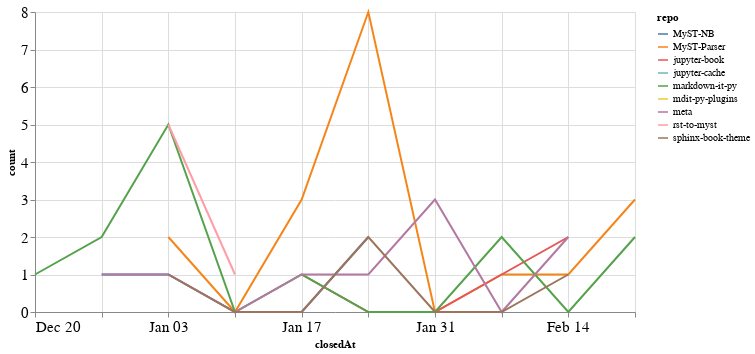

Notebook source saved alongside this figure:
### Code cell
closed_by_time = closed_by.groupby('repo').resample('W', on='closedAt').count()['author'].reset_index()
closed_by_time = closed_by_time.rename(columns={'author': 'count'})

alt.Chart(closed_by_time, width=600).mark_line().encode(
    x='closedAt',
    y='count',
    color='repo',
    tooltip="repo"
)

### Figure 1 — Vega-Lite specification as saved in the notebook (floating-point values rounded to 4 significant figures)
{"config": {"axisLeft": {"labelFontSize": 15}, "axisBottom": {"labelFontSize": 15}}, "data": {"name": "data-60e614cd9bb6b33826e82deb6056122b"}, "mark": "line", "encoding": {"color": {"type": "nominal", "field": "repo"}, "tooltip": {"type": "nominal", "field": "repo"}, "x": {"type": "temporal", "field": "closedAt"}, "y": {"type": "quantitative", "field": "count"}}, "width": 600, "$schema": "https://vega.github.io/schema/vega-lite/v4.8.1.json", "datasets": {"data-60e614cd9bb6b33826e82deb6056122b": [{"repo": "MyST-NB", "closedAt": "2020-12-27T00:00:00", "count": 1}, {"repo": "MyST-NB", "closedAt": "2021-01-03T00:00:00", "count": 1}, {"repo": "MyST-NB", "closedAt": "2021-01-10T00:00:00", "count": 0}, {"repo": "MyST-NB", "closedAt": "2021-01-17T00:00:00", "count": 0}, {"repo": "MyST-NB", "closedAt": "2021-01-24T00:00:00", "count": 2}, {"repo": "MyST-Parser", "closedAt": "2021-01-03T00:00:00", "count": 2}, {"repo": "MyST-Parser", "closedAt": "2021-01-10T00:00:00", "count": 0}, {"repo": "MyST-Parser", "closedAt": "2021-01-17T00:00:00", "count": 3}, {"repo": "MyST-Parser", "closedAt": "2021-01-24T00:00:00", "count": 8}, {"repo": "MyST-Parser", "closedAt": "2021-01-31T00:00:00", "count": 0}, {"repo": "MyST-Parser", "closedAt": "2021-02-07T00:00:00", "count": 1}, {"repo": "MyST-Parser", "closedAt": "2021-02-14T00:00:00", "count": 1}, {"repo": "MyST-Parser", "closedAt": "2021-02-21T00:00:00", "count": 3}, {"repo": "jupyter-book", "closedAt": "2021-01-17T00:00:00", "count": 1}, {"repo": "jupyter-book", "closedAt": "2021-01-24T00:00:00", "count": 0}, {"repo": "jupyter-book", "closedAt": "2021-01-31T00:00:00", "count": 0}, {"repo": "jupyter-book", "closedAt": "2021-02-07T00:00:00", "count": 1}, {"repo": "jupyter-book", "closedAt": "2021-02-14T00:00:00", "count": 2}, {"repo": "jupyter-cache", "closedAt": "2021-01-17T00:00:00", "count": 2}, {"repo": "markdown-it-py", "closedAt": "2020-12-20T00:00:00", "count": 1}, {"repo": "markdown-it-py", "closedAt": "2020-12-27T00:00:00", "count": 2}, {"repo": "markdown-it-py", "closedAt": "2021-01-03T00:00:00", "count": 5}, {"repo": "markdown-it-py", "closedAt": "2021-01-10T00:00:00", "count": 0}, {"repo": "markdown-it-py", "closedAt": "2021-01-17T00:00:00", "count": 1}, {"repo": "markdown-it-py", "closedAt": "2021-01-24T00:00:00", "count": 0}, {"repo": "markdown-it-py", "closedAt": "2021-01-31T00:00:00", "count": 0}, {"repo": "markdown-it-py", "closedAt": "2021-02-07T00:00:00", "count": 2}, {"repo": "markdown-it-py", "closedAt": "2021-02-14T00:00:00", "count": 0}, {"repo": "markdown-it-py", "closedAt": "2021-02-21T00:00:00", "count": 2}, {"repo": "mdit-py-plugins", "closedAt": "2021-02-07T00:00:00", "count": 2}, {"repo": "meta", "closedAt": "2020-12-27T00:00:00", "count": 1}, {"repo": "meta", "closedAt": "2021-01-03T00:00:00", "count": 1}, {"repo": "meta", "closedAt": "2021-01-10T00:00:00", "count": 0}, {"repo": "meta", "closedAt": "2021-01-17T00:00:00", "count": 1}, {"repo": "meta", "closedAt": "2021-01-24T00:00:00", "count": 1}, {"repo": "meta", "closedAt": "2021-01-31T00:00:00", "count": 3}, {"repo": "meta", "closedAt": "2021-02-07T00:00:00", "count": 0}, {"repo": "meta", "closedAt": "2021-02-14T00:00:00", "count": 2}, {"repo": "rst-to-myst", "closedAt": "2021-01-03T00:00:00", "count": 5}, {"repo": "rst-to-myst", "closedAt": "2021-01-10T00:00:00", "count": 1}, {"repo": "sphinx-book-theme", "closedAt": "2021-01-03T00:00:00", "count": 1}, {"repo": "sphinx-book-theme", "closedAt": "2021-01-10T00:00:00", "count": 0}, {"repo": "sphinx-book-theme", "closedAt": "2021-01-17T00:00:00", "count": 0}, {"repo": "sphinx-book-theme", "closedAt": "2021-01-24T00:00:00", "count": 2}, {"repo": "sphinx-book-theme", "closedAt": "2021-01-31T00:00:00", "count": 0}, {"repo": "sphinx-book-theme", "closedAt": "2021-02-07T00:00:00", "count": 0}, {"repo": "sphinx-book-theme", "closedAt": "2021-02-14T00:00:00", "count": 1}]}}
